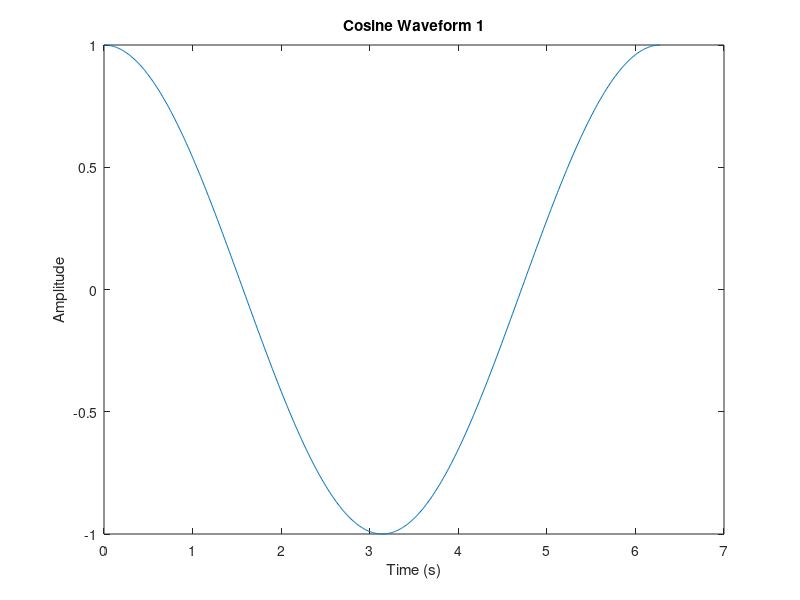
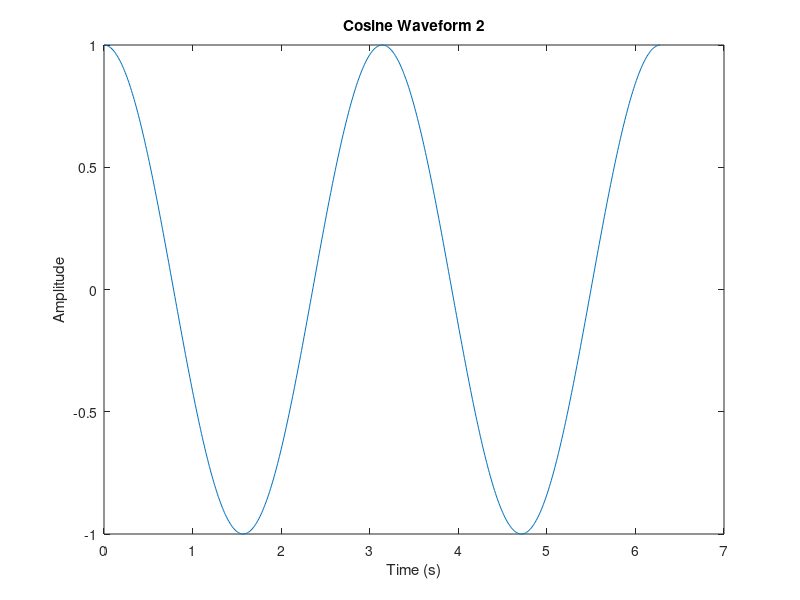
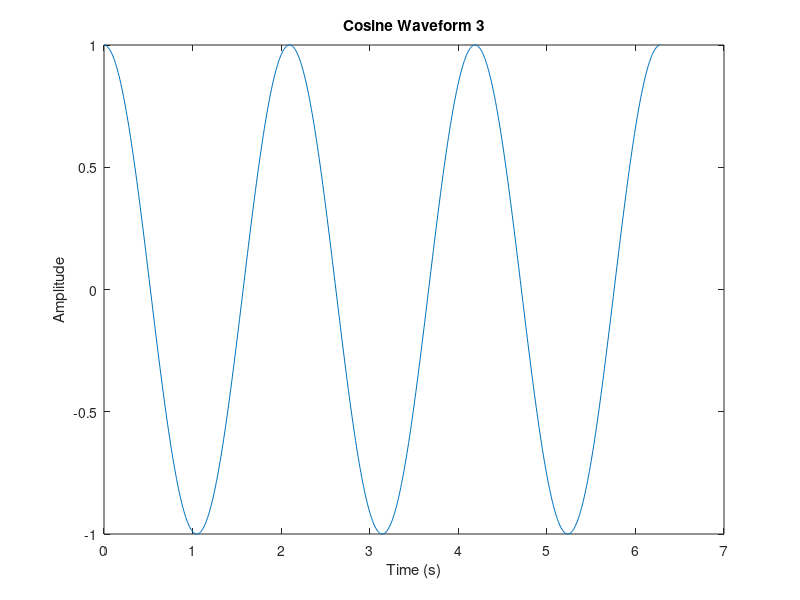
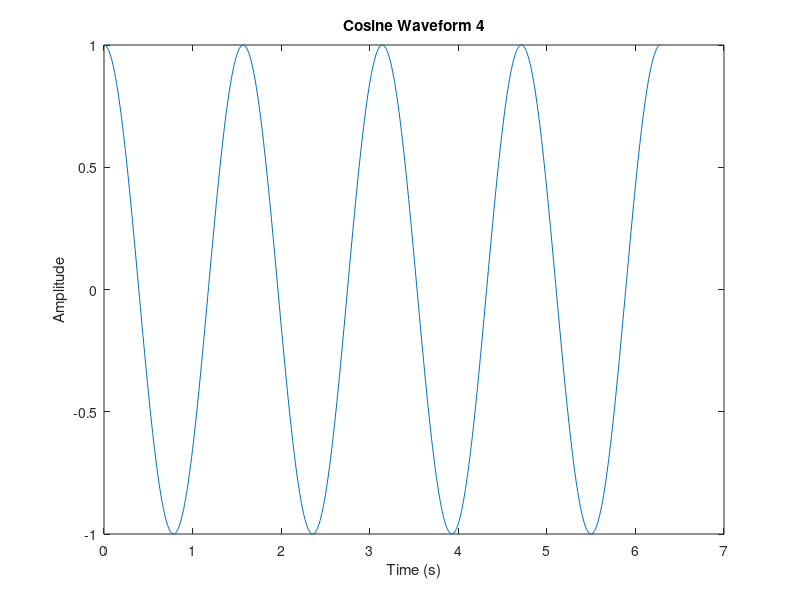

Write the MATLAB code that produced these figures, in order. (Note: this script raises an error after producing the figures.)
close all;
clear all;

% Generate multiple plots
for i = 1:10
    t = 0:0.01:2*pi;
    y = cos(i*t);
    figure;
    plot(t,y);
    xlabel('Time (s)');
    ylabel('Amplitude');
    title(sprintf('Cosine Waveform %d', i));
end

saving_figs('C:');
